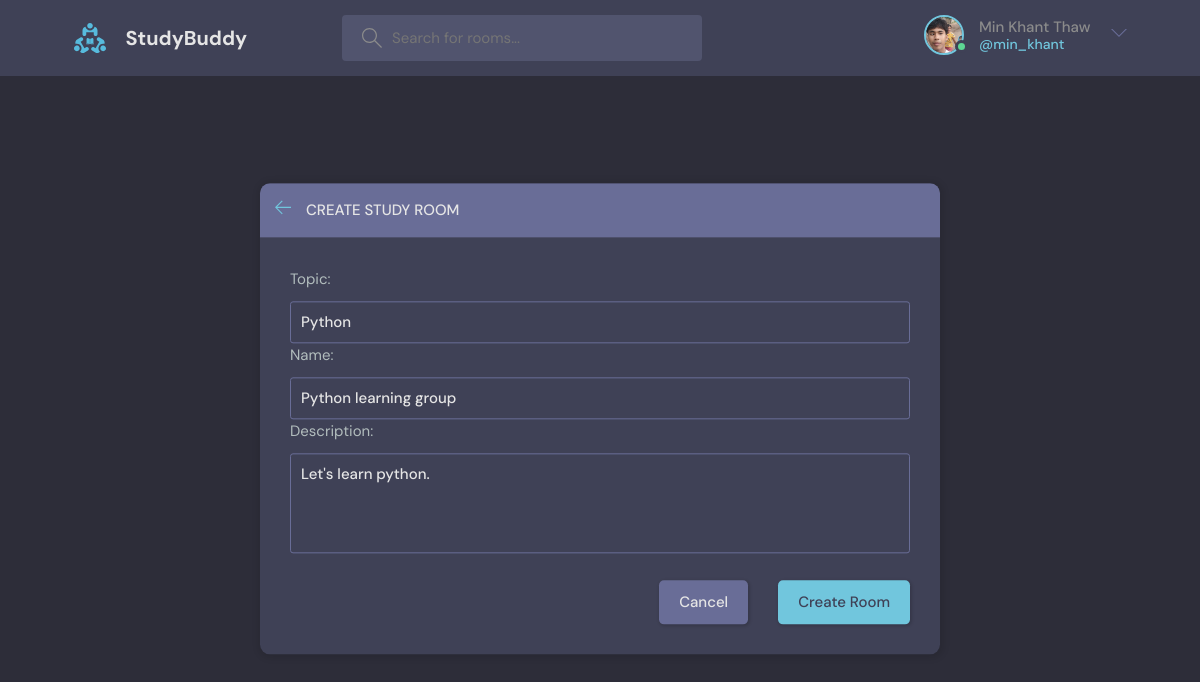
The page /update_room/1 (signed in) on the database its author committed.
### my_app/models.py (models this page shows, shortened)
class User(AbstractUser):
    name = models.CharField(max_length=200, null=True)
    email = models.EmailField(unique=True, null=True)
    bio = models.TextField(null=True)
    avatar = models.ImageField(null=True, default="avatar.svg", upload_to='media')
    USERNAME_FIELD = 'email'
    REQUIRED_FIELDS = []

class Room(models.Model):
    host = models.ForeignKey(User, on_delete=models.SET_NULL, null=True)
    topic = models.ForeignKey(Topics, on_delete=models.SET_NULL, null=True)
    name = models.CharField(max_length=200)
    description = models.TextField(null=True, blank=True)
    participants = models.ManyToManyField(
        User, related_name='participants', blank=True)
    updated = models.DateTimeField(auto_now=True)
    created = models.DateTimeField(auto_now_add=True)
    class Meta:
        ordering = ['-updated', '-created']

class Topics(models.Model):
    name = models.CharField(max_length=200)
    def __str__(self):
        return self.name

### my_app/views.py (the view, shortened to what this page needs)
# urls.py: path('update_room/<str:pk>', views.update_room, name="update-room"),
def update_room(request, pk):
  room = Room.objects.get(id=pk)
  form = RoomForm(initial={
            'topic': room.topic.name,
            'name': room.name,
            'description': room.description,
        })
  topics = Topics.objects.all()
  context={
    'form':form,
    'topics':topics
  }
  return render(request, 'room-update.html', context)

### my_app/forms.py
class RoomForm(ModelForm):
  topic = forms.CharField(max_length=200, required=True, error_messages={'required':''})
  class Meta:
    model = Room
    fields = ['topic', 'name', 'description']

### templates/room-update.html (shortened to what this page needs)
{% extends 'base.html' %}
{% block content %}
 <main class="create-room layout">
    <div class="container">
      <div class="layout__box">
        <div class="layout__boxHeader">
          <div class="layout__boxTitle">
            <a href="{% url 'home' %}">
              <svg version="1.1" xmlns="http://www.w3.org/2000/svg" width="32" height="32" viewBox="0 0 32 32">
                <title>arrow-left</title>
                <path
                  d="M13.723 2.286l-13.723 13.714 13.719 13.714 1.616-1.611-10.96-10.96h27.625v-2.286h-27.625l10.965-10.965-1.616-1.607z">
                </path>
              </svg>
            </a>
            <h3>Create Study Room</h3>
          </div>
        </div>
        <div class="layout__body">
          <form class="form" method="POST">
            <div class="form__group">
                {{form}}
            </div>
            <div class="form__action">
              <a class="btn btn--dark" href="{% url 'home' %}">Cancel</a>
              <button class="btn btn--main" type="submit">Create Room</button>
            </div>
          </form>
        </div>
      </div>
    </div>
  </main>
{% endblock %}

### templates/nav.html (shortened to what this page needs)
  {% load static %}
    <header class="header header--loggedIn">
      <div class="container">
        <a href="{% url 'home' %}" class="header__logo">
          <img src="{% static 'assets/logo.svg' %}" />
          <h1>StudyBuddy</h1>
        </a>
        <form action="{% url 'home' %}" method="GET" class="header__search">
          <label>
            <input name="q" placeholder="Search for rooms..." />
          </label>
        </form>
        <nav class="header__menu">
            {% if request.user.is_authenticated %}
          <div class="header__user">
            <a href="{% url 'userInfo' user.id %}">
              <div class="avatar avatar--medium active">
              {% if request.user.avatar.url %}
                <img src="{{request.user.avatar.url}}" />
                {% endif %}
              </div>
              <p>{{request.user.name}}<span>@{{request.user.username}}</span></p>
            </a>
            <button class="dropdown-button">
              <svg version="1.1" xmlns="http://www.w3.org/2000/svg" width="32" height="32" viewBox="0 0 32 32">
                <title>chevron-down</title>
                <path d="M16 21l-13-13h-3l16 16 16-16h-3l-13 13z"></path>
              </svg>
            </button>
          </div>
            {% else %}
           <a href="{% url 'login' %}">
            <img src="{% static 'assets/avatar.svg' %}" />
            <p>Login</p>
          </a>
            {% endif %}
        </nav>
      </div>
    </header>

### rows shown on the page
User: user.avatar (picture), user.name "Min Khant Thaw", user.username "min_khant"
Room: topic "Python", description "Let's learn python."
Topics: name "Python learning group"
